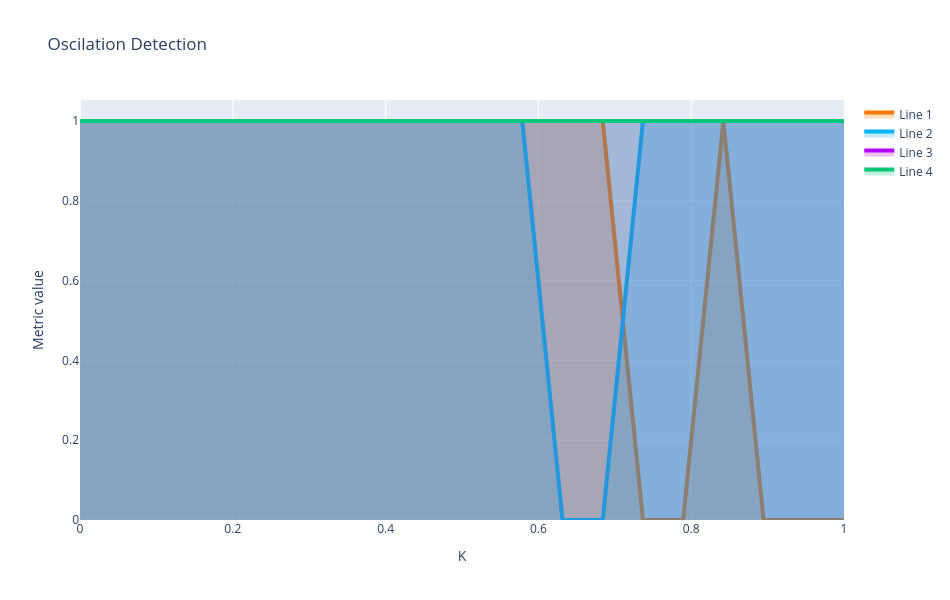
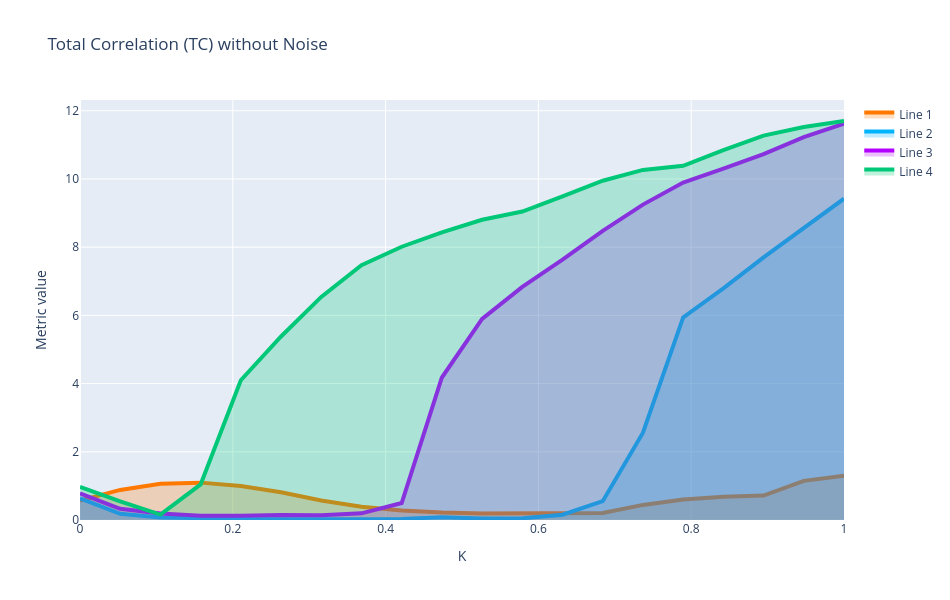
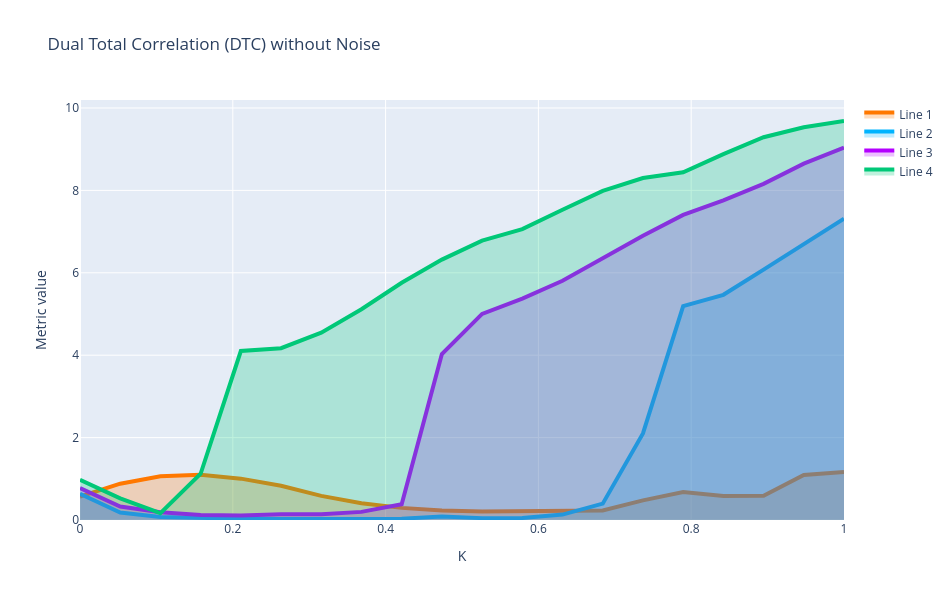
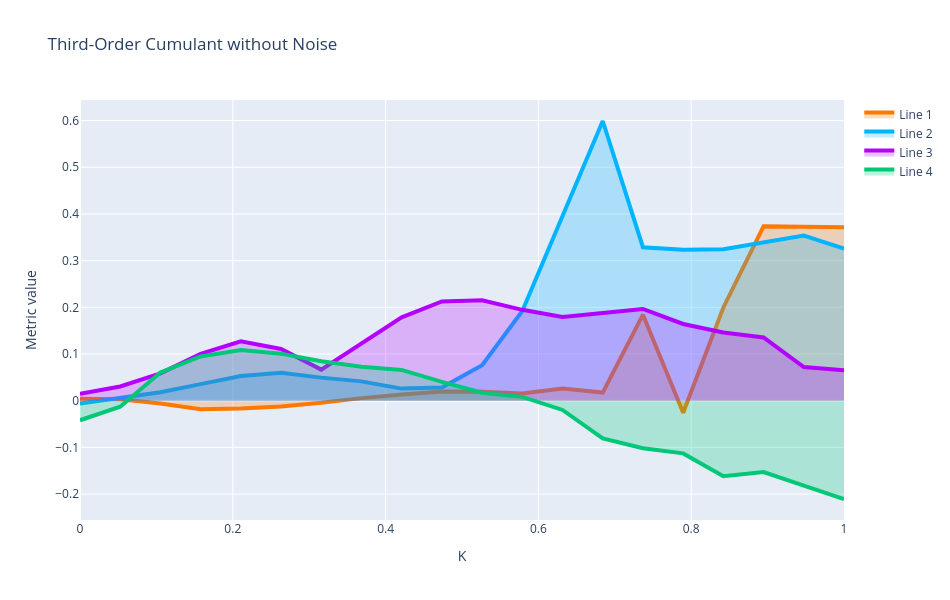

The notebook cell these images were saved under, in order:
### Markdown cell above
---
## **4. Oscillation Detection in $(P \times K$) Space**
We perform a parameter sweep to detect oscillations in the $(P \times K$) space.

### Code cell
P_values = [4,5,6,7]
K3_values = np.linspace(0.0, 1.0, 20)

# Matrix to store oscillation detection
oscillation_map = np.zeros((len(P_values), len(K_values)), dtype=int)

# Matrices to store metrics with noise
TC_map = np.zeros((len(P_values), len(K_values)))
DTC_map = np.zeros((len(P_values), len(K_values)))
Cumulant_map = np.zeros((len(P_values), len(K_values)))
PowerCorr_map = np.zeros((len(P_values), len(K_values)))
Entropy_map = np.zeros((len(P_values), len(K_values)))  # Nueva métrica
Entropy_map_skew = np.zeros((len(P_values), len(K3_values)))  # Nueva métrica
Entropy_map_kurt = np.zeros((len(P_values), len(K3_values)))  # Nueva métrica

#initial state random fixed
seed = 42
rng = np.random.default_rng(seed)
state0 = 0.1 * rng.standard_normal(2 * N_nodes)
T=20


for i, P_val in enumerate(P_values):
    for j, K_val in enumerate(K_values):
        # Simulation using the existing function
        P_vec = np.array([P_val, P_val, P_val])
        t, states = simulate_wc(state0, P_vec, K_val, M, T, dt)

        #deleting the firts 20% of the signal
        start_idx = int(0.2 * len(t))

        E_node = states[start_idx:, :N_nodes]
        I_node = states[start_idx:, N_nodes:]

        # Oscillation detection using the existing function
        is_lc1, _, _, _ = detect_limit_cycle_poincare(E_node[:, 0], I_node[:, 0], dt, threshold_ratio=0.05, period_cv_threshold=0.05)
        is_lc2, _, _, _ = detect_limit_cycle_poincare(E_node[:, 0], I_node[:, 0], dt, threshold_ratio=0.05, period_cv_threshold=0.05)
        is_lc3, _, _, _ = detect_limit_cycle_poincare(E_node[:, 0], I_node[:, 0], dt, threshold_ratio=0.05, period_cv_threshold=0.05)
        oscillation_map[i, j] = int((is_lc1==True) and (is_lc2==True) and (is_lc3==True))


        # Remove transient
        E = states[start_idx:, :N_nodes]

        # Data matrix for higher-order metrics
        X = E.copy()

        # Covariance matrix
        Sigma = np.cov(X.T)

        # Higher-order metrics using the existing functions
        TC_map[i, j] = TC_gauss(Sigma)
        DTC_map[i, j] = DTC_gauss(Sigma)
        Entropy_map[i, j] = entropy_gauss(Sigma)  # Cálculo de la entropía
        skew, kurt = dev_gauss(X)  # Cálculo de la entropía
        Entropy_map_skew[i, j] = skew
        Entropy_map_kurt[i, j] = kurt
        if X.shape[1] == 3:
            Cumulant_map[i, j] = cumulants(X)
            PowerCorr_map[i, j] = powercorr(X)

    if (i + 1) % 5 == 0:
        print(f"Progress: {i+1}/{len(P_values)}")

# Visualization using the existing function
#plot_oscillation_map(oscillation_map, P_values, K_values, title="Oscillation Detection (P-K)")


#cleaing the matrix
TC_clean = clean_rowwise_signed(TC_map, n_std=2)
DTC_clean = clean_rowwise_signed(DTC_map, n_std=2)
Cumulant_clean = clean_rowwise_signed(Cumulant_map,n_std=2)
PowerCorr_clean = clean_rowwise_signed(PowerCorr_map,n_std=2)
Skew_clean = clean_rowwise_signed(Entropy_map_skew,n_std=2)
Kurt_clean = clean_rowwise_signed(Entropy_map_kurt,n_std=2)

# visualization the matrix cleaned
# plot_metrics_contour(, P_values, K3_values, title="Oscilation detection")
plot_lines_with_area(oscillation_map, x_values=K3_values, title="Oscilation Detection")

plot_lines_with_area(TC_clean, x_values=K3_values, title="Total Correlation (TC) without Noise")
plot_lines_with_area(DTC_clean, x_values=K3_values, title="Dual Total Correlation (DTC) without Noise")
plot_lines_with_area(Cumulant_clean, x_values=K3_values, title="Third-Order Cumulant without Noise")
plot_lines_with_area(PowerCorr_clean, x_values=K3_values, title="Triple Power Correlation without Noise")
plot_lines_with_area(Skew_clean, x_values=K3_values, title="Skew with Noise")
plot_lines_with_area(Kurt_clean, x_values=K3_values, title="Kurt with Noise")

### Figure 1 — Plotly figure (JSON) as saved in the notebook; plotly's stock layout.template omitted (floating-point values rounded to 4 significant figures)
{"data": [{"fill": "tozeroy", "fillcolor": "rgba(255,120,0,0.25)", "line": {"color": "rgb(255,120,0)", "width": 4}, "mode": "lines", "name": "Line 1", "type": "scatter", "x": [0.0, 0.05263, 0.1053, 0.1579, 0.2105, 0.2632, 0.3158, 0.3684, 0.4211, 0.4737, 0.5263, 0.5789, 0.6316, 0.6842, 0.7368, 0.7895, 0.8421, 0.8947, 0.9474, 1.0], "y": [1, 1, 1, 1, 1, 1, 1, 1, 1, 1, 1, 1, 1, 1, 0, 0, 1, 0, 0, 0]}, {"fill": "tozeroy", "fillcolor": "rgba(0,180,255,0.25)", "line": {"color": "rgb(0,180,255)", "width": 4}, "mode": "lines", "name": "Line 2", "type": "scatter", "x": [0.0, 0.05263, 0.1053, 0.1579, 0.2105, 0.2632, 0.3158, 0.3684, 0.4211, 0.4737, 0.5263, 0.5789, 0.6316, 0.6842, 0.7368, 0.7895, 0.8421, 0.8947, 0.9474, 1.0], "y": [1, 1, 1, 1, 1, 1, 1, 1, 1, 1, 1, 1, 0, 0, 1, 1, 1, 1, 1, 1]}, {"fill": "tozeroy", "fillcolor": "rgba(180,0,255,0.25)", "line": {"color": "rgb(180,0,255)", "width": 4}, "mode": "lines", "name": "Line 3", "type": "scatter", "x": [0.0, 0.05263, 0.1053, 0.1579, 0.2105, 0.2632, 0.3158, 0.3684, 0.4211, 0.4737, 0.5263, 0.5789, 0.6316, 0.6842, 0.7368, 0.7895, 0.8421, 0.8947, 0.9474, 1.0], "y": [1, 1, 1, 1, 1, 1, 1, 1, 1, 1, 1, 1, 1, 1, 1, 1, 1, 1, 1, 1]}, {"fill": "tozeroy", "fillcolor": "rgba(0,200,120,0.25)", "line": {"color": "rgb(0,200,120)", "width": 4}, "mode": "lines", "name": "Line 4", "type": "scatter", "x": [0.0, 0.05263, 0.1053, 0.1579, 0.2105, 0.2632, 0.3158, 0.3684, 0.4211, 0.4737, 0.5263, 0.5789, 0.6316, 0.6842, 0.7368, 0.7895, 0.8421, 0.8947, 0.9474, 1.0], "y": [1, 1, 1, 1, 1, 1, 1, 1, 1, 1, 1, 1, 1, 1, 1, 1, 1, 1, 1, 1]}], "layout": {"height": 600, "title": {"text": "Oscilation Detection"}, "width": 950, "xaxis": {"title": {"text": "K"}}, "yaxis": {"title": {"text": "Metric value"}}}}

### Figure 2 — Plotly figure (JSON) as saved in the notebook; plotly's stock layout.template omitted (floating-point values rounded to 4 significant figures)
{"data": [{"fill": "tozeroy", "fillcolor": "rgba(255,120,0,0.25)", "line": {"color": "rgb(255,120,0)", "width": 4}, "mode": "lines", "name": "Line 1", "type": "scatter", "x": [0.0, 0.05263, 0.1053, 0.1579, 0.2105, 0.2632, 0.3158, 0.3684, 0.4211, 0.4737, 0.5263, 0.5789, 0.6316, 0.6842, 0.7368, 0.7895, 0.8421, 0.8947, 0.9474, 1.0], "y": [0.5696, 0.8821, 1.061, 1.096, 0.9976, 0.815, 0.572, 0.3917, 0.2817, 0.22, 0.1916, 0.1907, 0.1872, 0.204, 0.4428, 0.5999, 0.6792, 0.7156, 1.147, 1.298]}, {"fill": "tozeroy", "fillcolor": "rgba(0,180,255,0.25)", "line": {"color": "rgb(0,180,255)", "width": 4}, "mode": "lines", "name": "Line 2", "type": "scatter", "x": [0.0, 0.05263, 0.1053, 0.1579, 0.2105, 0.2632, 0.3158, 0.3684, 0.4211, 0.4737, 0.5263, 0.5789, 0.6316, 0.6842, 0.7368, 0.7895, 0.8421, 0.8947, 0.9474, 1.0], "y": [0.6365, 0.1818, 0.07517, 0.04459, 0.0323, 0.02283, 0.01979, 0.02526, 0.03186, 0.08267, 0.04179, 0.04868, 0.1553, 0.5526, 2.558, 5.94, 6.791, 7.699, 8.56, 9.421]}, {"fill": "tozeroy", "fillcolor": "rgba(180,0,255,0.25)", "line": {"color": "rgb(180,0,255)", "width": 4}, "mode": "lines", "name": "Line 3", "type": "scatter", "x": [0.0, 0.05263, 0.1053, 0.1579, 0.2105, 0.2632, 0.3158, 0.3684, 0.4211, 0.4737, 0.5263, 0.5789, 0.6316, 0.6842, 0.7368, 0.7895, 0.8421, 0.8947, 0.9474, 1.0], "y": [0.7784, 0.3274, 0.1889, 0.125, 0.1224, 0.1481, 0.1367, 0.196, 0.4986, 4.178, 5.894, 6.835, 7.633, 8.479, 9.248, 9.894, 10.3, 10.73, 11.23, 11.62]}, {"fill": "tozeroy", "fillcolor": "rgba(0,200,120,0.25)", "line": {"color": "rgb(0,200,120)", "width": 4}, "mode": "lines", "name": "Line 4", "type": "scatter", "x": [0.0, 0.05263, 0.1053, 0.1579, 0.2105, 0.2632, 0.3158, 0.3684, 0.4211, 0.4737, 0.5263, 0.5789, 0.6316, 0.6842, 0.7368, 0.7895, 0.8421, 0.8947, 0.9474, 1.0], "y": [0.969, 0.5464, 0.1573, 1.044, 4.098, 5.382, 6.542, 7.474, 8.012, 8.435, 8.803, 9.045, 9.487, 9.949, 10.26, 10.39, 10.85, 11.27, 11.52, 11.7]}], "layout": {"height": 600, "title": {"text": "Total Correlation (TC) without Noise"}, "width": 950, "xaxis": {"title": {"text": "K"}}, "yaxis": {"title": {"text": "Metric value"}}}}

### Figure 3 — Plotly figure (JSON) as saved in the notebook; plotly's stock layout.template omitted (floating-point values rounded to 4 significant figures)
{"data": [{"fill": "tozeroy", "fillcolor": "rgba(255,120,0,0.25)", "line": {"color": "rgb(255,120,0)", "width": 4}, "mode": "lines", "name": "Line 1", "type": "scatter", "x": [0.0, 0.05263, 0.1053, 0.1579, 0.2105, 0.2632, 0.3158, 0.3684, 0.4211, 0.4737, 0.5263, 0.5789, 0.6316, 0.6842, 0.7368, 0.7895, 0.8421, 0.8947, 0.9474, 1.0], "y": [0.5701, 0.8817, 1.061, 1.099, 1.004, 0.8298, 0.585, 0.4058, 0.2942, 0.2316, 0.2049, 0.2083, 0.2041, 0.2291, 0.4758, 0.6787, 0.5799, 0.5856, 1.091, 1.166]}, {"fill": "tozeroy", "fillcolor": "rgba(0,180,255,0.25)", "line": {"color": "rgb(0,180,255)", "width": 4}, "mode": "lines", "name": "Line 2", "type": "scatter", "x": [0.0, 0.05263, 0.1053, 0.1579, 0.2105, 0.2632, 0.3158, 0.3684, 0.4211, 0.4737, 0.5263, 0.5789, 0.6316, 0.6842, 0.7368, 0.7895, 0.8421, 0.8947, 0.9474, 1.0], "y": [0.6364, 0.181, 0.07378, 0.04298, 0.03046, 0.02152, 0.01956, 0.0259, 0.03268, 0.08413, 0.04549, 0.04845, 0.131, 0.3975, 2.101, 5.19, 5.466, 6.078, 6.695, 7.313]}, {"fill": "tozeroy", "fillcolor": "rgba(180,0,255,0.25)", "line": {"color": "rgb(180,0,255)", "width": 4}, "mode": "lines", "name": "Line 3", "type": "scatter", "x": [0.0, 0.05263, 0.1053, 0.1579, 0.2105, 0.2632, 0.3158, 0.3684, 0.4211, 0.4737, 0.5263, 0.5789, 0.6316, 0.6842, 0.7368, 0.7895, 0.8421, 0.8947, 0.9474, 1.0], "y": [0.7775, 0.3274, 0.187, 0.1186, 0.1097, 0.1383, 0.1413, 0.1971, 0.3829, 4.027, 5.002, 5.375, 5.807, 6.355, 6.898, 7.405, 7.759, 8.159, 8.649, 9.041]}, {"fill": "tozeroy", "fillcolor": "rgba(0,200,120,0.25)", "line": {"color": "rgb(0,200,120)", "width": 4}, "mode": "lines", "name": "Line 4", "type": "scatter", "x": [0.0, 0.05263, 0.1053, 0.1579, 0.2105, 0.2632, 0.3158, 0.3684, 0.4211, 0.4737, 0.5263, 0.5789, 0.6316, 0.6842, 0.7368, 0.7895, 0.8421, 0.8947, 0.9474, 1.0], "y": [0.9781, 0.5272, 0.1666, 1.122, 4.101, 4.17, 4.548, 5.115, 5.759, 6.321, 6.781, 7.059, 7.532, 7.989, 8.301, 8.441, 8.88, 9.29, 9.532, 9.684]}], "layout": {"height": 600, "title": {"text": "Dual Total Correlation (DTC) without Noise"}, "width": 950, "xaxis": {"title": {"text": "K"}}, "yaxis": {"title": {"text": "Metric value"}}}}

### Figure 4 — Plotly figure (JSON) as saved in the notebook; plotly's stock layout.template omitted (floating-point values rounded to 4 significant figures)
{"data": [{"fill": "tozeroy", "fillcolor": "rgba(255,120,0,0.25)", "line": {"color": "rgb(255,120,0)", "width": 4}, "mode": "lines", "name": "Line 1", "type": "scatter", "x": [0.0, 0.05263, 0.1053, 0.1579, 0.2105, 0.2632, 0.3158, 0.3684, 0.4211, 0.4737, 0.5263, 0.5789, 0.6316, 0.6842, 0.7368, 0.7895, 0.8421, 0.8947, 0.9474, 1.0], "y": [0.004081, 0.003223, -0.005915, -0.01806, -0.01687, -0.01226, -0.004412, 0.005522, 0.01318, 0.01954, 0.01932, 0.01536, 0.02635, 0.01743, 0.1843, -0.02586, 0.1997, 0.3734, 0.3725, 0.3717]}, {"fill": "tozeroy", "fillcolor": "rgba(0,180,255,0.25)", "line": {"color": "rgb(0,180,255)", "width": 4}, "mode": "lines", "name": "Line 2", "type": "scatter", "x": [0.0, 0.05263, 0.1053, 0.1579, 0.2105, 0.2632, 0.3158, 0.3684, 0.4211, 0.4737, 0.5263, 0.5789, 0.6316, 0.6842, 0.7368, 0.7895, 0.8421, 0.8947, 0.9474, 1.0], "y": [-0.006193, 0.005119, 0.01811, 0.03557, 0.0529, 0.06007, 0.04944, 0.04145, 0.02591, 0.02829, 0.0762, 0.1921, 0.3956, 0.5991, 0.3287, 0.3231, 0.3246, 0.3389, 0.3536, 0.326]}, {"fill": "tozeroy", "fillcolor": "rgba(180,0,255,0.25)", "line": {"color": "rgb(180,0,255)", "width": 4}, "mode": "lines", "name": "Line 3", "type": "scatter", "x": [0.0, 0.05263, 0.1053, 0.1579, 0.2105, 0.2632, 0.3158, 0.3684, 0.4211, 0.4737, 0.5263, 0.5789, 0.6316, 0.6842, 0.7368, 0.7895, 0.8421, 0.8947, 0.9474, 1.0], "y": [0.01463, 0.03053, 0.05853, 0.1003, 0.1273, 0.1109, 0.06653, 0.1225, 0.1785, 0.2127, 0.2153, 0.1946, 0.1795, 0.188, 0.1966, 0.1643, 0.1459, 0.1354, 0.07206, 0.06511]}, {"fill": "tozeroy", "fillcolor": "rgba(0,200,120,0.25)", "line": {"color": "rgb(0,200,120)", "width": 4}, "mode": "lines", "name": "Line 4", "type": "scatter", "x": [0.0, 0.05263, 0.1053, 0.1579, 0.2105, 0.2632, 0.3158, 0.3684, 0.4211, 0.4737, 0.5263, 0.5789, 0.6316, 0.6842, 0.7368, 0.7895, 0.8421, 0.8947, 0.9474, 1.0], "y": [-0.0418, -0.0128, 0.06054, 0.09472, 0.1083, 0.1008, 0.0844, 0.07297, 0.06594, 0.04022, 0.01704, 0.008275, -0.01978, -0.08064, -0.1017, -0.1128, -0.1615, -0.1528, -0.1817, -0.2105]}], "layout": {"height": 600, "title": {"text": "Third-Order Cumulant without Noise"}, "width": 950, "xaxis": {"title": {"text": "K"}}, "yaxis": {"title": {"text": "Metric value"}}}}
